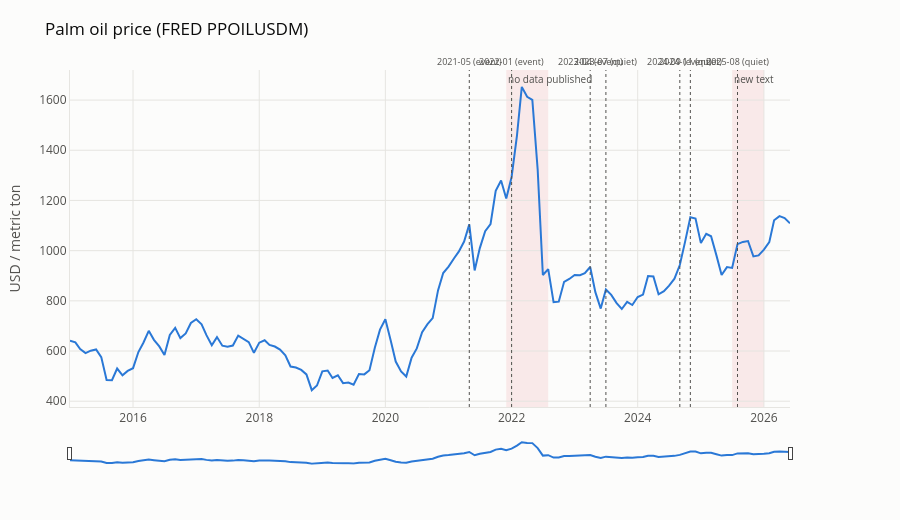

Write notebook code for a chart like this one.
### Markdown cell above
---
## 2. The signal itself

Full history since 2015, with the 7 candidate cutoffs marked and the two publication
blackouts shaded in red. Drag the range slider at the bottom to zoom into any period.

### Code cell
plot_price_history(prices, cutoffs=DEFAULT_CUTOFFS)

### Figure 1 — Plotly figure (JSON) as saved in the notebook; plotly's stock layout.template omitted (floating-point values rounded to 4 significant figures; data arrays with more than 128 entries replaced by an {"elided": "..."} marker saying what was removed)
{"data": [{"hovertemplate": "%{x|%b %Y}<br><b>$%{y:.0f}</b>/tonne<extra></extra>", "line": {"color": "#2a78d6", "width": 2}, "mode": "lines", "name": "Palm oil", "type": "scatter", "x": {"elided": "138 str values"}, "y": {"elided": "138 float values"}}], "layout": {"annotations": [{"font": {"size": 10}, "showarrow": false, "text": "no data published", "x": "2021-12-01", "xanchor": "left", "xref": "x", "y": 1, "yanchor": "top", "yref": "y domain"}, {"font": {"size": 10}, "showarrow": false, "x": "2025-07-01", "xanchor": "left", "xref": "x", "y": 1, "yanchor": "top", "yref": "y domain"}, {"font": {"size": 9}, "showarrow": false, "text": "2021-05 (event)", "x": "2021-05-01T00:00:00", "xanchor": "center", "xref": "x", "y": 1, "yanchor": "bottom", "yref": "y domain"}, {"font": {"size": 9}, "showarrow": false, "text": "2022-01 (event)", "x": "2022-01-01T00:00:00", "xanchor": "center", "xref": "x", "y": 1, "yanchor": "bottom", "yref": "y domain"}, {"font": {"size": 9}, "showarrow": false, "text": "2023-04 (event)", "x": "2023-04-01T00:00:00", "xanchor": "center", "xref": "x", "y": 1, "yanchor": "bottom", "yref": "y domain"}, {"font": {"size": 9}, "showarrow": false, "text": "2024-09 (event)", "x": "2024-09-01T00:00:00", "xanchor": "center", "xref": "x", "y": 1, "yanchor": "bottom", "yref": "y domain"}, {"font": {"size": 9}, "showarrow": false, "text": "2023-07 (quiet)", "x": "2023-07-01T00:00:00", "xanchor": "center", "xref": "x", "y": 1, "yanchor": "bottom", "yref": "y domain"}, {"font": {"size": 9}, "showarrow": false, "text": "2024-11 (quiet)", "x": "2024-11-01T00:00:00", "xanchor": "center", "xref": "x", "y": 1, "yanchor": "bottom", "yref": "y domain"}, {"font": {"size": 9}, "showarrow": false, "text": "2025-08 (quiet)", "x": "2025-08-01T00:00:00", "xanchor": "center", "xref": "x", "y": 1, "yanchor": "bottom", "yref": "y domain"}], "font": {"color": "#52514e", "size": 12}, "height": 520, "hovermode": "x unified", "legend": {"orientation": "h", "x": 0, "xanchor": "left", "y": 1.02, "yanchor": "bottom"}, "margin": {"b": 55, "l": 70, "r": 110, "t": 70}, "paper_bgcolor": "#fcfcfb", "plot_bgcolor": "#fcfcfb", "shapes": [{"fillcolor": "rgba(227, 73, 72, 0.10)", "layer": "below", "line": {"width": 0}, "type": "rect", "x0": "2021-12-01", "x1": "2022-08-01", "xref": "x", "y0": 0, "y1": 1, "yref": "y domain"}, {"fillcolor": "rgba(227, 73, 72, 0.10)", "layer": "below", "line": {"width": 0}, "type": "rect", "x0": "2025-07-01", "x1": "2026-01-01", "xref": "x", "y0": 0, "y1": 1, "yref": "y domain"}, {"line": {"color": "#52514e", "dash": "dot", "width": 1}, "type": "line", "x0": "2021-05-01T00:00:00", "x1": "2021-05-01T00:00:00", "xref": "x", "y0": 0, "y1": 1, "yref": "y domain"}, {"line": {"color": "#52514e", "dash": "dot", "width": 1}, "type": "line", "x0": "2022-01-01T00:00:00", "x1": "2022-01-01T00:00:00", "xref": "x", "y0": 0, "y1": 1, "yref": "y domain"}, {"line": {"color": "#52514e", "dash": "dot", "width": 1}, "type": "line", "x0": "2023-04-01T00:00:00", "x1": "2023-04-01T00:00:00", "xref": "x", "y0": 0, "y1": 1, "yref": "y domain"}, {"line": {"color": "#52514e", "dash": "dot", "width": 1}, "type": "line", "x0": "2024-09-01T00:00:00", "x1": "2024-09-01T00:00:00", "xref": "x", "y0": 0, "y1": 1, "yref": "y domain"}, {"line": {"color": "#52514e", "dash": "dot", "width": 1}, "type": "line", "x0": "2023-07-01T00:00:00", "x1": "2023-07-01T00:00:00", "xref": "x", "y0": 0, "y1": 1, "yref": "y domain"}, {"line": {"color": "#52514e", "dash": "dot", "width": 1}, "type": "line", "x0": "2024-11-01T00:00:00", "x1": "2024-11-01T00:00:00", "xref": "x", "y0": 0, "y1": 1, "yref": "y domain"}, {"line": {"color": "#52514e", "dash": "dot", "width": 1}, "type": "line", "x0": "2025-08-01T00:00:00", "x1": "2025-08-01T00:00:00", "xref": "x", "y0": 0, "y1": 1, "yref": "y domain"}], "title": {"font": {"color": "#0b0b0b", "size": 17}, "text": "Palm oil price (FRED PPOILUSDM)"}, "xaxis": {"gridcolor": "#e6e5e1", "linecolor": "#e6e5e1", "rangeslider": {"thickness": 0.06, "visible": true}, "showspikes": false, "zeroline": false}, "yaxis": {"gridcolor": "#e6e5e1", "linecolor": "#e6e5e1", "showspikes": false, "title": {"text": "USD / metric ton"}, "zeroline": false}}}
